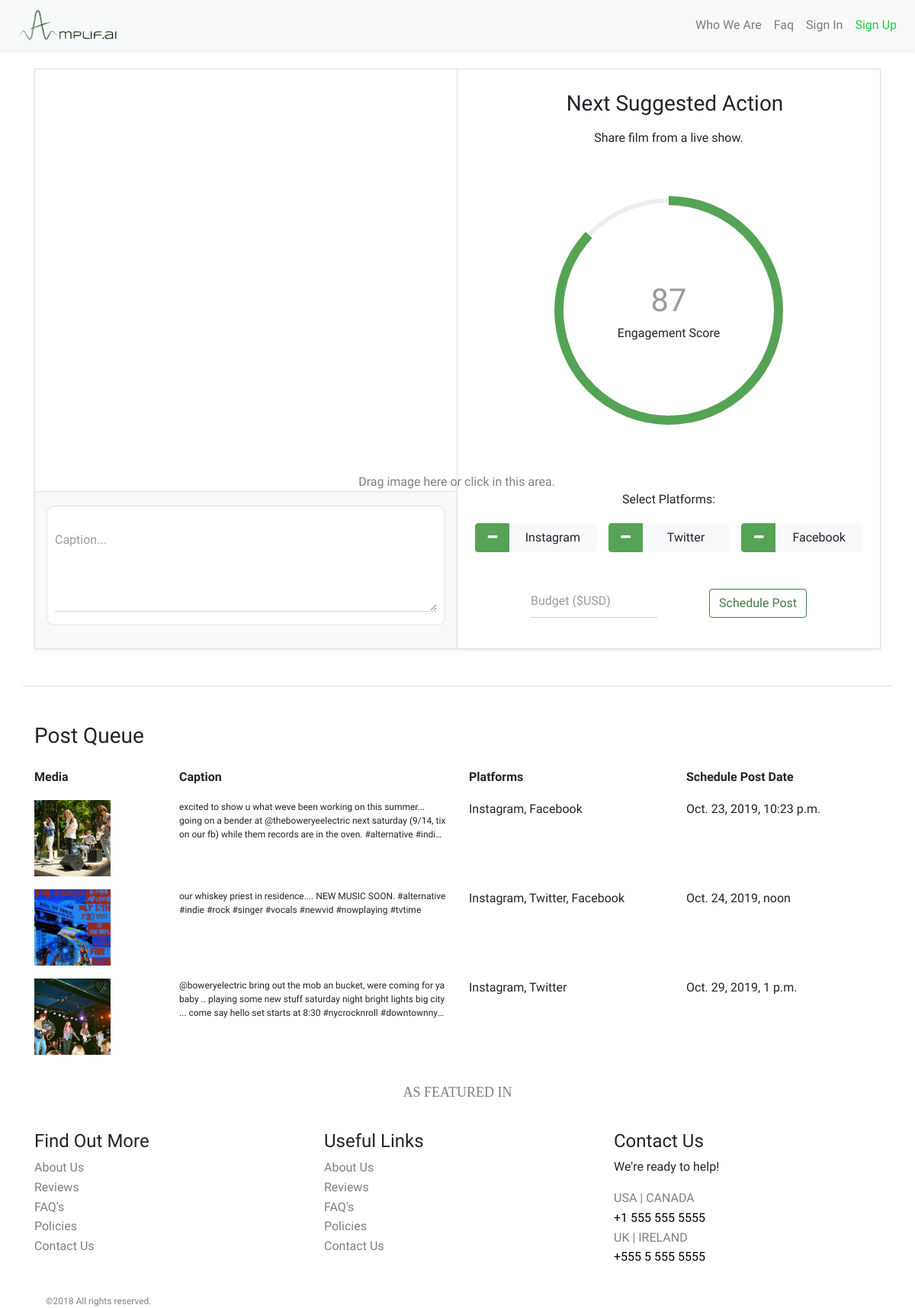
The page /social/post/2/ on the database its author committed.
### social/models.py (models this page shows, shortened)
class SocialPost(models.Model):
    user = models.ForeignKey(
    'auth.User', on_delete=models.CASCADE)
    text = models.TextField(max_length=500)
    media = models.ImageField(upload_to=user_directory_path)
    twitter_engagements = models.PositiveIntegerField(default=0)
    instagram_engagements = models.PositiveIntegerField(default=0)
    facebook_engagements = models.PositiveIntegerField(default=0)
    twitter_followers = models.PositiveIntegerField(default=0)
    instagram_followers = models.PositiveIntegerField(default=0)
    facebook_followers = models.PositiveIntegerField(default=0)
    twitter_post = models.BooleanField(default=False)
    instagram_post = models.BooleanField(default=False)
    facebook_post = models.BooleanField(default=False)
    post_date = models.DateTimeField()

### social/views.py (the view, shortened to what this page needs)
# urls.py: url(r"^post/(?P<pk>\d+)/$", views.CreateSocialPostView.as_view(), name='create_post'),
class CreateSocialPostView(View):
    def get(self, request, *args, **kwargs):
        view = SocialPostQueueView.as_view()
        return view(request, *args, **kwargs)

### social/templates/social/create_post.html (shortened to what this page needs)
{% extends "base.html" %}
{% load staticfiles %}
{% block body %}
<div class="container pt-4 pb-5 border-bottom">
  <form class="form-horizontal" action="{% url 'social:create_post' pk=user.pk %}" method="POST" enctype="multipart/form-data">
    <div class="d-none d-lg-block">
      <div class="shadow-sm border p-0 m-0">
        <div class="row p-0 m-0">
          <div class="col-md-6 col-sm-12 p-0 border-right">
            <div class="post-image-upload m-0 border-bottom">
              <label for="id_social_post_form-media">
                <table id="wrapper">
                  <tr>
                    <td>
                      <p>Drag image here or click in this area.</p>
                    </td>
                  </tr>
                </table>
              </label>
            </div>
          </div>
          <div class="col-md-6 col-sm-12">
            <div class="card">
              <div class="card-body">
                <div class="row pl-3 pb-2 pt-2">
                  <div class="text-center w-100">
                    <h3>Next Suggested Action</h3>
                  </div>
                </div>
                <div class="text-center w-100">
                  <p>Share film from a live show.</p>
                </div>
                <div class="row pt-5 pb-4">
                  <div class="col">
                    <div class="circular-prog-area">
                      <div class="circular-progress circular-progress-bottom" data-prog-numerator="87" data-prog-denominator="100">
                        <h6 class="progress-title">Engagement Score</h6>
                      </div>
                    </div>
                  </div>
                </div>
              </div>
            </div>
          </div>
        </div>
        <div class="row p-0 m-0">
          <div class="col-6 border-right bg-light">
            <div class="row pt-2">
              <div class="col-12 caption-input">
                <div class="caption-textarea border">
                  <div class="form__group">
                    {{ social_post_form.text }}
                    <label for="id_social_post_form-text" class="form__label md-label">Caption...</label>
                  </div>
                </div>
              </div>
            </div>
          </div>
          <div class="col-6">
            <div class="form-group">
              <div class="">
                <div class="row">
                  <div id="parent">
                      <div id="child"><h6>Select Platforms:</h6></div>
                  </div>
                </div>
                <div class="row" id="platform-select">
                  <div class="col-4 p-0">
                    <div class="btn-group btn-sm btn-block">
                      <label for="id_social_post_form-instagram_post" class="btn btn-success">
                        <span class="fa fa-minus"></span>
                      </label>
                      <label for="id_social_post_form-instagram_post" class="btn btn-outline-light active checkbox-btn">
                        {{ social_post_form.instagram_post.label }}
                      </label>
                    </div>
                  </div>
                  <div class="col-4 p-0">
                    <div class="btn-group btn-sm btn-block">
                      <label for="id_social_post_form-twitter_post" class="btn btn-success">
                        <span class="fa fa-minus"></span>
                      </label>
                      <label for="id_social_post_form-twitter_post" class="btn btn-outline-light active checkbox-btn">
                        {{ social_post_form.twitter_post.label }}
                      </label>
                    </div>
                  </div>
                  <div class="col-4 p-0">
                    <div class="btn-group btn-sm btn-block">
                      <label for="id_social_post_form-facebook_post" class="btn btn-success">
                        <span class="fa fa-minus"></span>
                      </label>
                      <label for="id_social_post_form-facebook_post" class="btn btn-outline-light active checkbox-btn">
                        {{ social_post_form.facebook_post.label }}
                      </label>
                    </div>
                  </div>
                </div>
              </div>
              <div class="row" id="create-post-row">
                <div class="col ml-5 pl-5">
                  <div class="form__group">
                    {{ social_post_promotion_form.budget }}
                    <label for="id_social_post_promotion_form-budget" class="form__label md-label">Budget ($USD)</label>
                  </div>
                </div>
                <div class="col mr-5 pr-5">
                    <div id="parent">
                      <div id="child-btn">
                        <button type="submit" class="btn btn-outline-success btn-xs">
                          Schedule Post
                        </button>
                      </div>
                    </div>
                </div>
              </div>
            </div>
          </div>
        </div>
      </div>
    </div>
  </form>
</div>
<div class="container pt-5">
  <div class="row">
    <div class="col">
      <h3>Post Queue</h3>
    </div>
  </div>
  <div class="row pt-3">
    <div class="col">
      <table style="width: 100%;">
        <thead>
          <tr class="row pb-3">
            <td class="col-2 font-weight-bold">Media</td>
            <td class="col-4 font-weight-bold">Caption</td>
            <td class="col-3 font-weight-bold">Platforms</td>
            <td class="col-3 font-weight-bold">Schedule Post Date</td>
          </tr>
        </thead>
        {% for post in social_posts_queue %}
          <tbody>
            <tr class="row pb-2">
              <td class="col-2">
                <div class="thumb-100" style="background-image: url(' {{ post.media.url }} ');"></div>
              </td>
              <td class="col-4">
                <div class="create-post-queue-area">
                  <p>{{ post.text }}</p>
                </div>
              </td>
              <td class="col-3 align-middle">
                <p>
                  {% if post.instagram_post %}
                    {% if post.twitter_post or post.facebook_post %}
                      Instagram,
                    {% else %}
                      Instagram
                    {% endif %}
                  {% endif %}
                  {% if post.twitter_post %}
                    {% if post.facebook_post %}
                      Twitter,
                    {% else %}
                      Twitter
                    {% endif %}
                  {% endif %}
                  {% if post.facebook_post %}
                    Facebook
                  {% endif %}
                </p>
              </td>
              <td class="col-3">
                <p>{{ post.post_date }}</p>
              </td>
            </tr>
          </tbody>
        {% endfor %}
      </table>
    </div>
  </div>
</div>
{% endblock %}

### templates/base.html (shortened to what this page needs)
<!DOCTYPE html>
{% load staticfiles %}
<html lang="en" dir="ltr">
  <head>
    <link rel="stylesheet" href="https://stackpath.bootstrapcdn.com/bootstrap/4.3.1/css/bootstrap.min.css">
    <link rel="stylesheet" href="https://cdnjs.cloudflare.com/ajax/libs/font-awesome/4.7.0/css/font-awesome.min.css">
    <link rel="stylesheet" href="{% static 'amplifai/css/master.css' %}">
  </head>
  <body>
    <nav class="navbar navbar-expand-lg navbar-light bg-light shadow-sm fixed-top" id="navbar">
      <a class="navbar-brand" href="{% url 'home' %}">
        <img src="{% static 'amplifai/images/amplifai_logo2.png' %}" type="image/png" width="140" height="40" class="d-inline-block align-mid" alt="">
      </a>
      <div class="collapse navbar-collapse" id="collapsingNavbar">
        <ul class="navbar-nav ml-auto" id="navContainer">
          {% if user.is_authenticated %}
                <li class="nav-item active">
                  <a href="{% url 'discover:influencers' pk=user.pk %}" class="nav-link">Connect</a>
                </li>
                <li class="nav-item">
                  <a href="{% url 'social:create_post' pk=user.pk %}" class="nav-link">Create</a>
                </li>
                <li class="nav-item">
                  <a href="{% url 'social:promote' pk=user.pk %}" class="nav-link">Promote</a>
                </li>
                <li class="nav-item">
                  <a href="{% url 'discover:direct_messages' pk=user.pk thread_pk=0 %}" class="nav-link"><i class="fa fa-lg fa-inbox"></i></a>
                </li>
                <!-- <li>
                  <a href="{% url 'accounts:profile' pk=user.pk %}" class="nav-link"><i class="fa fa-lg fa-user-circle"></i></a>
                </li>
                <li>
                  <a href="{% url 'accounts:logout' %}" class="nav-link">Log out</a>
                </li> -->
                <li class="nav-item">
                  <div class="dropdown show text-right nav-link">
                    <a class="elipsis-icon dropdown-toggle" href="#" role="button" id="dropdownMenuLink" data-toggle="dropdown" aria-haspopup="true" aria-expanded="false">
                      <i class="fa fa-lg fa-user-circle"></i>
                    </a>
                    <div class="dropdown-menu dropdown-menu-right" aria-labelledby="dropdownMenuLink">
                      <a class="dropdown-item" href="{% url 'accounts:profile' pk=user.pk %}">Profile</a>
                      <a class="dropdown-item" href="{% url 'accounts:logout' %}">Logout</a>
                    </div>
                  </div>
                </li>
          {% else %}
                <li class="nav-item">
                  <a href="{% url 'accounts:login' %}" class="nav-link">Who We Are</a>
                </li>
                <li class="nav-item">
                  <a href="{% url 'accounts:login' %}" class="nav-link">Faq</a>
                </li>
                <li class="nav-item">
                  <a href="{% url 'accounts:login' %}" class="nav-link">Sign In</a>
                </li>
                <li class="nav-item">
                    <a id="signUpLink" href="{% url 'accounts:signup' %}" class="nav-link">Sign Up</a>
                </li>
          {% endif %}
        </ul>
      </div>
  </nav>
    <div class="mt-0">
      {% block body %}
      {% endblock %}
    </div>
  {% if not user.is_authenticated %}
    <div class="container" id="footer">
      <div class="footer_trust_top">
        <p>AS FEATURED IN</p>
      </div>
      <div class="row">
        <div class="col">
          <h4>Find Out More</h4>
          <ul class="footer_list">
            <li><a href="">About Us</a></li>
            <li><a href="">Reviews</a></li>
            <li><a href="">FAQ's</a></li>
            <li><a href="">Policies</a></li>
            <li><a href="">Contact Us</a></li>
          </ul>
        </div>
        <div class="col">
          <h4>Useful Links</h4>
          <ul class="footer_list">
            <li><a href="">About Us</a></li>
            <li><a href="">Reviews</a></li>
            <li><a href="">FAQ's</a></li>
            <li><a href="">Policies</a></li>
            <li><a href="">Contact Us</a></li>
          </ul>
        </div>
        <div class="col">
          <h4>Contact Us</h4>
          <p>We're ready to help!</p>
          <ul class="footer_list">
            <li>USA | CANADA</li>
            <li class="phone">+1 555 555 5555</li>
            <li>UK | IRELAND</li>
            <li class="phone">+555 5 555 5555</li>
          </ul>
        </div>
      </div>
      <div class="footer_bottom">
        <div class="col-lg-3 col-md-12 footer_copyright">
          <p>©2018 All rights reserved.</p>
        </div>
      </div>
    </div>
  {% endif %}
  </body>
</html>

### rows shown on the page
SocialPost: media (picture), text "excited to show u what weve been working on this summer... going on a bender at @theboweryeelectric next saturday (9/14, tix on our fb) while them records are in the oven. #alternative…", instagram_post "Instagram,", facebook_post "Facebook", post_date "Oct. 23, 2019, 10:23 p.m."
SocialPost: media (picture), text "our whiskey priest in residence.... NEW MUSIC SOON. #alternative #indie #rock #singer #vocals #newvid #nowplaying #tvtime", instagram_post "Instagram,", twitter_post "Twitter,", facebook_post "Facebook", post_date "Oct. 24, 2019, noon"
SocialPost: media (picture), text "@boweryelectric bring out the mob an bucket, were coming for ya baby .. playing some new stuff saturday night bright lights big city ... come say hello set starts at 8:30 #nycrocknroll…", instagram_post "Instagram,", twitter_post "Twitter", post_date "Oct. 29, 2019, 1 p.m."

### other values the page prints
{{ social_post_form.instagram_post.label }} "Instagram"
{{ social_post_form.twitter_post.label }} "Twitter"
{{ social_post_form.facebook_post.label }} "Facebook"
